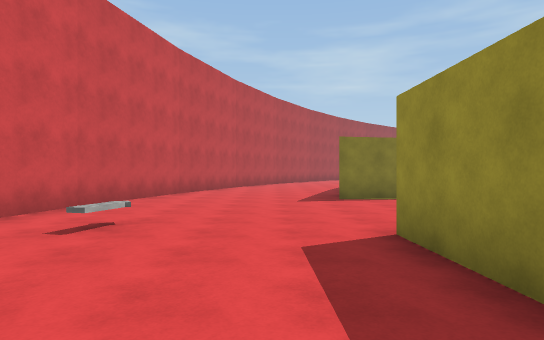
view 1 (above)

21 first-person views from a walk through a scene from a Unity 3-D project. The camera is 1.4 m above the floor, looks level and sees 75° across. The floor is counted in squares, 2 m on a side. Each view is taken from the middle of a square. On the plan, view 1 faces up. The plan holds only what a view shows up to about 11 squares ahead; the rest is blank. The place goes on beyond the plan. The player character is not drawn. Surface patterns are stand-ins for the level's own textures.

view 2
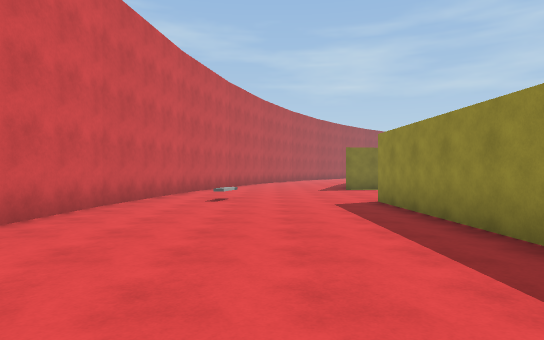

view 3
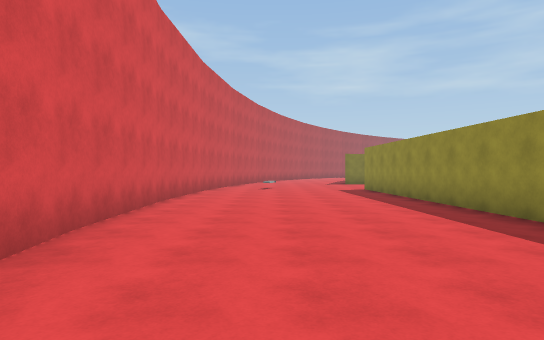

view 4
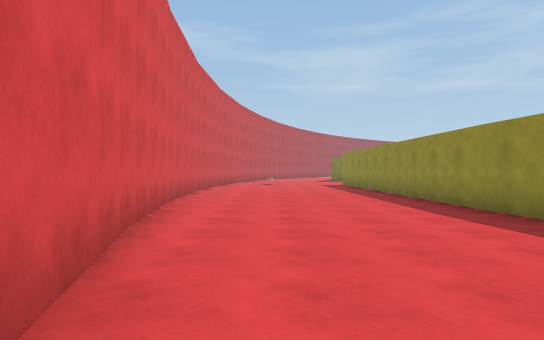

view 5
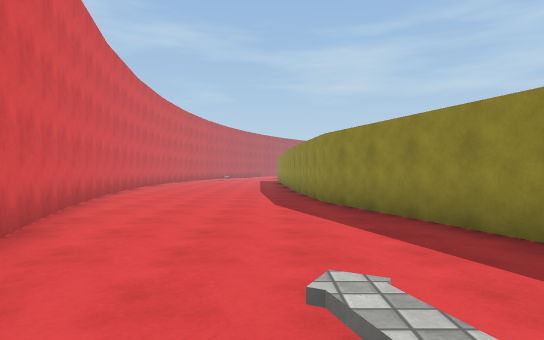

view 6
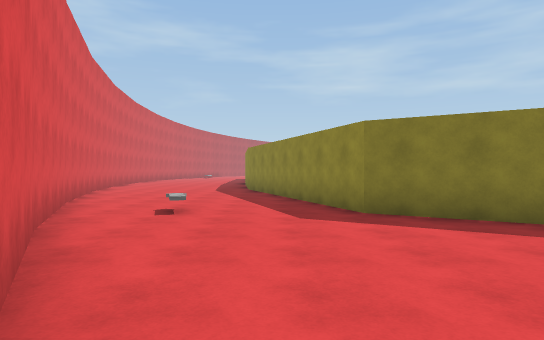

view 7
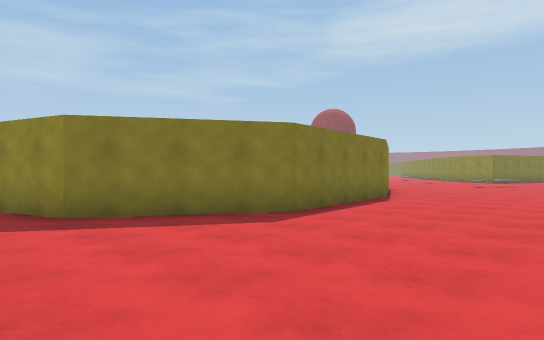

view 8
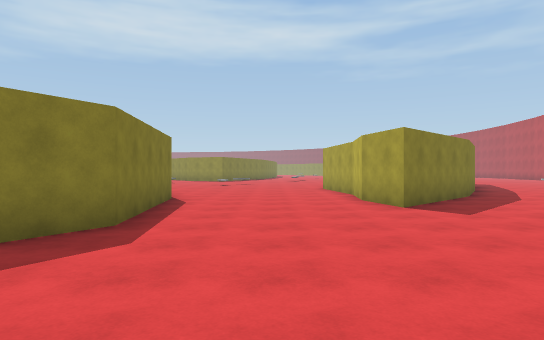

view 9
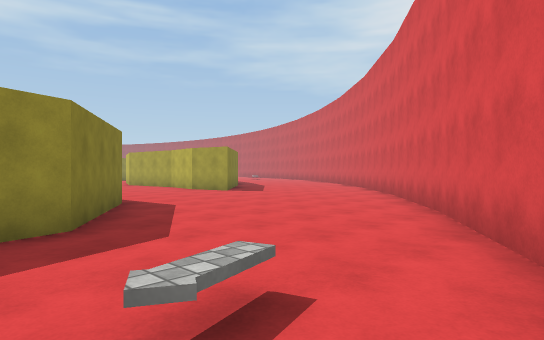

view 10
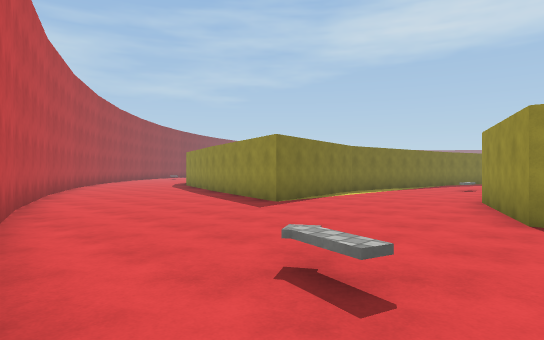

view 11
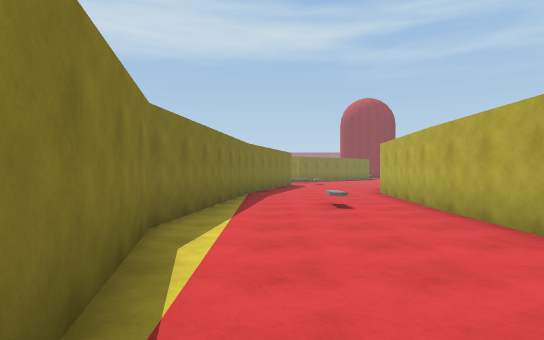

view 12
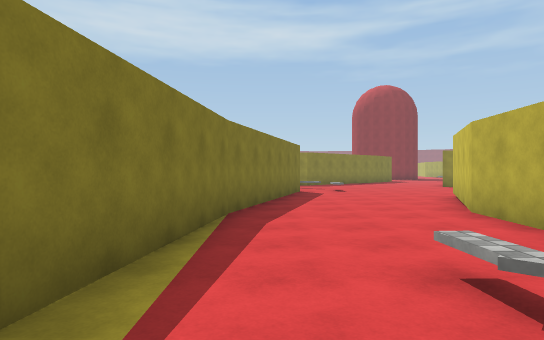

view 13
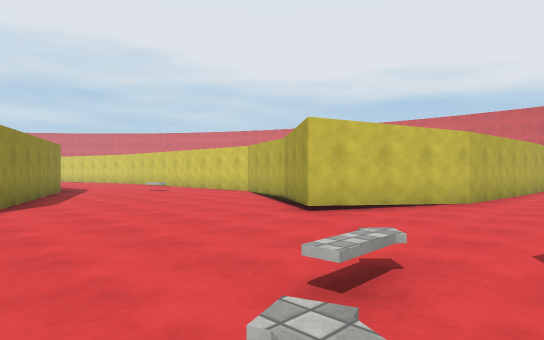

view 14
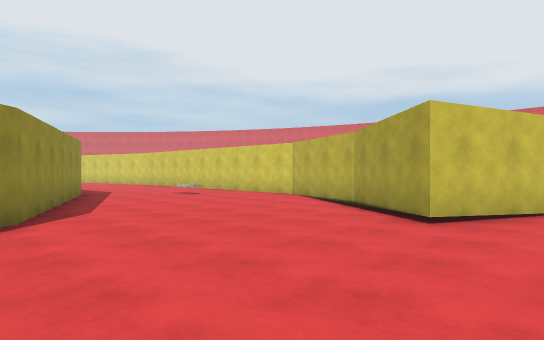

view 15
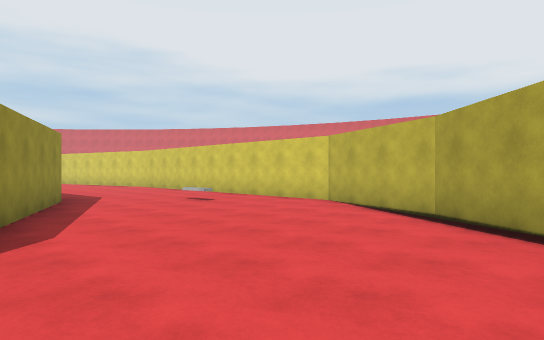

view 16
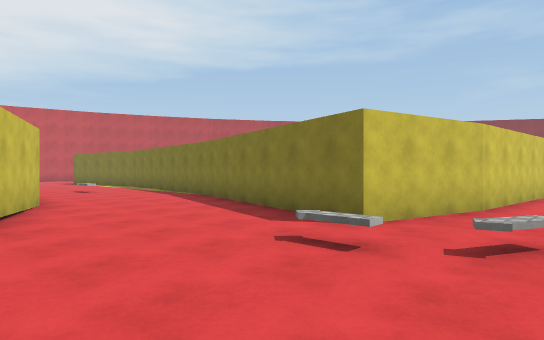

view 17
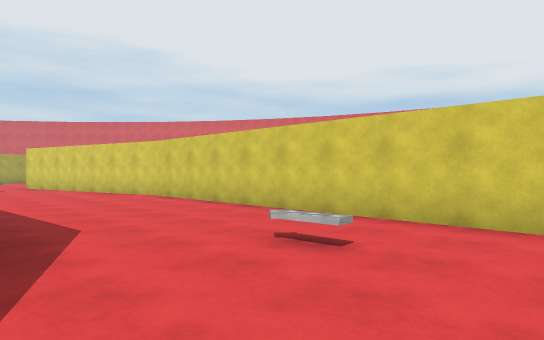

view 18
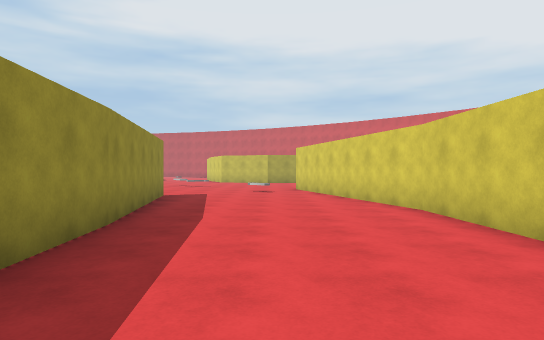

view 19
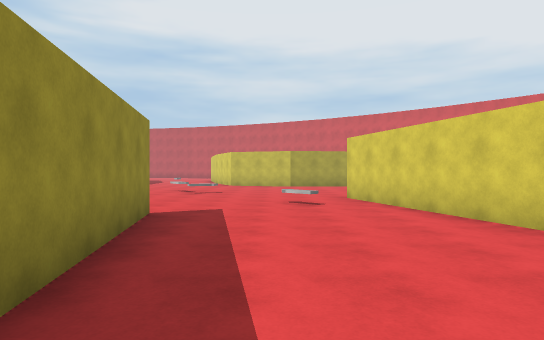

view 20
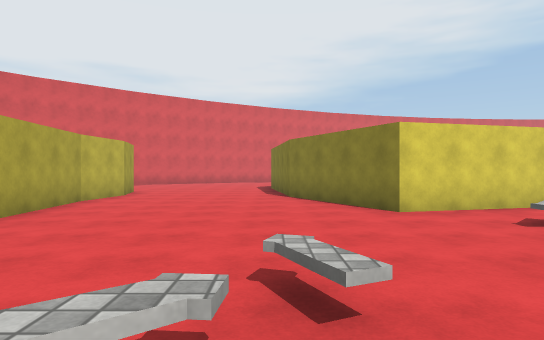

view 21
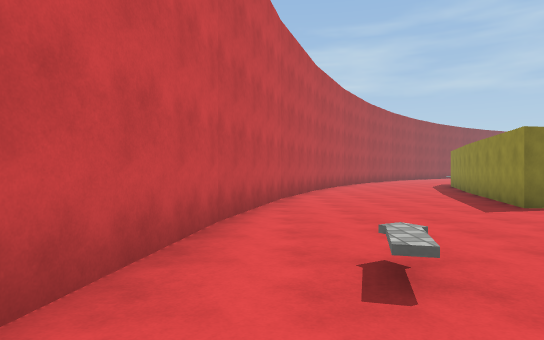

### Floor plan
Points are (right, up) in squares from view 1. A wall is a line through its corners. A room is listed if a view was taken in it or the views show most of it. See-through windows are left out.
Room 1 (views 1, 2, 3, 4, 5, 6, 7, 8, 9, 10, 11, 12, 13, 14, 15, 16, 17, 18, 19, 20, 21)
walls: (17.7, -5.9) (20.1, -0.5); (13.4, -11.1) (15.1, -17.9) (11.7, -19.5) (7.5, -20) (4.5, -18.2) (2.1, -11.2); (14.6, 1) (13.2, -1.9) (13.4, -11.2); (19, -14.8) (17.7, -7.4); (12.8, 4.7) (16.4, 3.2) (14.5, 0.9); (1.8, -8.6) (1.4, 3.8) (4.5, 5.2); (1.9, -11.2) (1.8, -8.8); (5.7, 5.1) (12.9, 4.9); (13, -24.3) (15.8, -23.9); (-2.8, -12.5) (-1.5, -16.3); (19.3, 9.9) (18.6, 7.1) (12.7, 8.7) (6.2, 9.5) (1.6, 8.5) (3.1, 13); (-1.4, -16.4) (0.3, -19.9); (-4.3, -4.8) (-3.7, -8.8) (-2.8, -12.7); (0.2, -19.9) (2.3, -23.3); (-4.5, -0.9) (-4.3, -4.9); (11.7, -26.5) (9.6, -24.5) (11.3, -24.1) (13.1, -24.3); (2.2, -23.2) (4.6, -26.4); (-4.3, 3) (-4.5, -1); (19.5, 13.6) (19.2, 9.8); (-3.7, 6.8) (-4.3, 2.9); (-2.7, 10.7) (-3.8, 6.7); (-1.8, 13.4) (-2.8, 10.5)
objects: other object (-2, 4); other object (1, -18); other object (9, 7); other object (15, -4); other object (16, -16); other object (19, -20); other object (19, 6); other object (20, -21); other object (20, 6) to (20, 7)

Where each view was taken, in squares from view 1:
view 1: 0 up, 0 right, facing up
view 2: 4 down, 1 left, facing up
view 3: 9 down, 2 left, facing up
view 4: 13 down, 2 left, facing up
view 5: 19 down, 1 right, facing up
view 6: 24 down, 3 right, facing up
view 7: 24 down, 3 right, facing up-right
view 8: 22 down, 3 right, facing right
view 9: 17 down, 0 right, facing down-right
view 10: 3 up, 4 left, facing up-right
view 11: 8 up, 2 right, facing right
view 12: 8 up, 7 right, facing right
view 13: 7 up, 21 right, facing down-left
view 14: 5 up, 21 right, facing down-left
view 15: 3 up, 20 right, facing down-left
view 16: 3 up, 21 right, facing up-left
view 17: 2 down, 18 right, facing down-left
view 18: 5 down, 16 right, facing down
view 19: 9 down, 17 right, facing down
view 20: 20 down, 21 right, facing left
view 21: 2 up, 3 left, facing up
